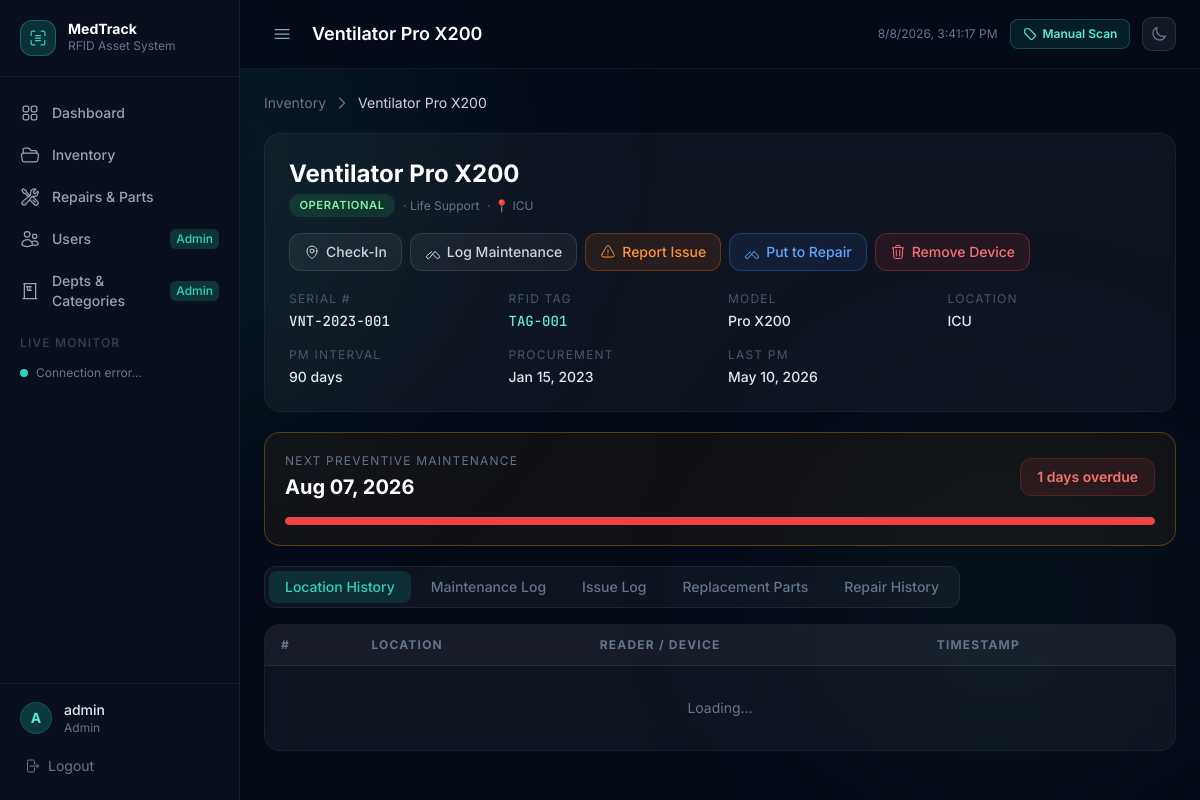
Screenshot of /device.php?id=1 (signed in) with the database file from the repository.
### tables this page shows
CREATE TABLE IF NOT EXISTS equipment (
  equipment_id        INT AUTO_INCREMENT PRIMARY KEY,
  rfid_tag_id         VARCHAR(100) UNIQUE,
  name                VARCHAR(200) NOT NULL,
  serial_number       VARCHAR(100),
  model               VARCHAR(150),
  description         TEXT NULL,
  category            VARCHAR(200) DEFAULT 'Other',
  status              ENUM('OPERATIONAL','PM_DUE','IN_REPAIR','NEEDS_ATTENTION','DECOMMISSIONED') DEFAULT 'OPERATIONAL',
  current_location    VARCHAR(200),
  pm_interval_days    INT DEFAULT 90,
  last_maintenance_date DATE,
  next_pm_date        DATE,
  procurement_date    DATE,
  notes               TEXT,
  created_at          TIMESTAMP DEFAULT CURRENT_TIMESTAMP,
  updated_at          TIMESTAMP DEFAULT CURRENT_TIMESTAMP ON UPDATE CURRENT_TIMESTAMP
);

### includes/auth.php (called while the page is built, shortened)
<?php
function currentUser(): array {
    return [
        'user_id'  => $_SESSION['user_id']  ?? null,
        'username' => $_SESSION['username'] ?? 'Guest',
        'role'     => $_SESSION['role']     ?? 'engineer',
    ];
}
function isAdmin(): bool {
    return ($_SESSION['role'] ?? '') === 'admin';
}
function canDelete(): bool {
    return isAdmin();
}

### device.php (the view, shortened to what this page needs)
<?php
require_once __DIR__ . '/includes/auth.php';
$db  = getDB();
$id  = intval($_GET['id'] ?? 0);
$stmt = $db->prepare('SELECT * FROM equipment WHERE equipment_id = ?');
$stmt->execute([$id]);
$eq = $stmt->fetch();
$today    = new DateTime();
$nextPmDt = $eq['next_pm_date'] ? new DateTime($eq['next_pm_date']) : null;
$daysTopm = $nextPmDt ? $today->diff($nextPmDt)->days * ($nextPmDt > $today ? 1 : -1) : null;
$pageTitle = htmlspecialchars($eq['name']);
include __DIR__ . '/includes/header.php';
function statusBadge(string $s): string {
    $map = ['OPERATIONAL'=>'badge-operational','PM_DUE'=>'badge-pm-due',
            'IN_REPAIR'=>'badge-in-repair','NEEDS_ATTENTION'=>'badge-needs-attention','DECOMMISSIONED'=>'badge-decommissioned'];
    return '<span class="badge '.($map[$s]??'badge-decommissioned').'">'.$s.'</span>';
}
?>
<div class="flex items-center gap-2 text-sm text-slate-500 mb-5">
  <a href="/inventory.php" class="hover:text-teal-400 transition-colors">Inventory</a>
  <svg class="w-4 h-4" fill="none" viewBox="0 0 24 24" stroke="currentColor" stroke-width="2"><path stroke-linecap="round" stroke-linejoin="round" d="m8.25 4.5 7.5 7.5-7.5 7.5"/></svg>
  <span class="text-slate-300"><?= htmlspecialchars($eq['name']) ?></span>
</div>
<div class="glass rounded-2xl p-6 border border-white/5 mb-5">
  <div class="flex flex-wrap items-start justify-between gap-4 mb-5">
    <div>
      <h2 class="text-2xl font-bold text-white mb-1"><?= htmlspecialchars($eq['name']) ?></h2>
      <div class="flex items-center gap-2 flex-wrap">
        <?= statusBadge($eq['status']) ?>
        <span class="text-xs text-slate-500">· <?= htmlspecialchars($eq['category']) ?></span>
        <?php if ($eq['current_location']): ?>
        <span class="text-xs text-slate-500">· 📍 <?= htmlspecialchars($eq['current_location']) ?></span>
        <?php endif; ?>
      </div>
    </div>
    <div class="flex gap-2 flex-wrap items-center">
      <button onclick="openCheckinModal()" class="px-3.5 py-2 rounded-xl text-sm font-medium bg-white/5 hover:bg-white/10 border border-white/10 text-slate-300 transition-colors flex items-center gap-1.5">
        Check-In
      </button>
      <button onclick="openMaintenanceModal()" class="px-3.5 py-2 rounded-xl text-sm font-medium bg-white/5 hover:bg-white/10 border border-white/10 text-slate-300 transition-colors flex items-center gap-1.5">
        Log Maintenance
      </button>
      <button onclick="openReportIssueModal()" class="px-3.5 py-2 rounded-xl text-sm font-medium border border-orange-500/30 text-orange-400 bg-orange-500/10 hover:bg-orange-500/20 transition-colors flex items-center gap-1.5">
        Report Issue
      </button>
      <?php if ($eq['status'] !== 'IN_REPAIR'): ?>
      <button onclick="openPutToRepairModal(EQ_ID, '<?= addslashes($eq['name']) ?>', '<?= addslashes($eq['serial_number'] ?? '') ?>', '<?= addslashes($eq['current_location'] ?? '') ?>')" class="px-3.5 py-2 rounded-xl text-sm font-medium border border-blue-500/30 text-blue-400 bg-blue-500/10 hover:bg-blue-500/20 transition-colors flex items-center gap-1.5">
        Put to Repair
      </button>
      <?php endif; ?>
      <?php if (canDelete()): ?>
      <button onclick="removeCurrentDevice()" class="px-3.5 py-2 rounded-xl text-sm font-medium border border-red-500/30 text-red-400 bg-red-500/10 hover:bg-red-500/20 transition-colors flex items-center gap-1.5">
        Remove Device
      </button>
      <?php endif; ?>
    </div>
  </div>
  <div class="grid grid-cols-2 md:grid-cols-4 gap-4">
    <?php
    $fields = [
      ['Serial #',       $eq['serial_number']   ?? '—', 'font-mono'],
      ['RFID Tag',       $eq['rfid_tag_id']      ?? '—', 'font-mono text-teal-300'],
      ['Model',          $eq['model']            ?? '—', ''],
      ['Location',       $eq['current_location'] ?? '—', ''],
      ['PM Interval',    ($eq['pm_interval_days'] ?? '—') . ' days', ''],
      ['Procurement',    $eq['procurement_date']  ? date('M d, Y', strtotime($eq['procurement_date'])) : '—', ''],
      ['Last PM',        $eq['last_maintenance_date'] ? date('M d, Y', strtotime($eq['last_maintenance_date'])) : '—', ''],
    ];
    foreach ($fields as [$lbl, $val, $cls]):
    ?>
    <div>
      <p class="text-xs text-slate-600 uppercase tracking-widest mb-1"><?= $lbl ?></p>
      <p class="text-sm font-medium text-slate-200 <?= $cls ?>"><?= htmlspecialchars($val) ?></p>
    </div>
    <?php endforeach; ?>
  </div>
</div>
<?php if ($nextPmDt): ?>
<div class="glass rounded-2xl p-5 border mb-5 <?= $daysTopm !== null && $daysTopm <= 7 ? 'border-amber-500/30 bg-amber-500/5' : 'border-white/5' ?>">
  <div class="flex flex-wrap items-center justify-between gap-4">
    <div>
      <p class="text-xs text-slate-500 uppercase tracking-widest mb-1">Next Preventive Maintenance</p>
      <p class="text-xl font-bold text-white"><?= $nextPmDt->format('M d, Y') ?></p>
    </div>
    <?php if ($daysTopm !== null):
      $dLabel = $daysTopm < 0 ? abs($daysTopm) . ' days overdue' : ($daysTopm === 0 ? 'Due Today' : $daysTopm . ' days remaining');
      $dClass = $daysTopm < 0 ? 'text-red-400 bg-red-500/10 border-red-500/20' : ($daysTopm <= 7 ? 'text-amber-400 bg-amber-500/10 border-amber-500/20' : 'text-teal-400 bg-teal-500/10 border-teal-500/20');
    ?>
    <div class="px-4 py-2 rounded-xl border <?= $dClass ?> font-semibold text-sm"><?= $dLabel ?></div>
    <?php endif; ?>
  </div>
  <?php if ($daysTopm !== null): ?>
  <div class="mt-4 h-2 bg-slate-800 rounded-full overflow-hidden">
    <?php
    $total = $eq['pm_interval_days'] ?: 90;
    $done  = max(0, $total - max(0, $daysTopm));
    $pct   = min(100, round($done / $total * 100));
    $bar   = $daysTopm < 0 ? 'bg-red-500' : ($daysTopm <= 7 ? 'bg-amber-500' : 'bg-teal-500');
    ?>
    <div class="h-full <?= $bar ?> rounded-full transition-all" style="width:<?= $pct ?>%"></div>
  </div>
  <?php endif; ?>
</div>
<?php endif; ?>
<div class="flex gap-1 mb-4 p-1 rounded-xl" style="background:rgba(255,255,255,0.04); border:1px solid rgba(255,255,255,0.07); width:fit-content">
  <?php foreach (['location'=>'Location History','maintenance'=>'Maintenance Log','issues'=>'Issue Log','parts'=>'Replacement Parts','repairs'=>'Repair History'] as $tab=>$label): ?>
  <button id="tab-<?= $tab ?>" onclick="switchTab('<?= $tab ?>')"
    class="px-4 py-1.5 rounded-lg text-sm font-medium transition-all duration-150 tab-btn">
    <?= $label ?>
  </button>
  <?php endforeach; ?>
</div>
<div id="panel-location" class="glass rounded-2xl border border-white/5 overflow-hidden">
  <div class="overflow-x-auto">
    <table class="w-full text-sm">
      <thead><tr style="background:rgba(255,255,255,0.03);border-bottom:1px solid rgba(255,255,255,0.07)">
        <th class="text-left px-4 py-3 text-xs text-slate-500 uppercase tracking-widest">#</th>
        <th class="text-left px-4 py-3 text-xs text-slate-500 uppercase tracking-widest">Location</th>
        <th class="text-left px-4 py-3 text-xs text-slate-500 uppercase tracking-widest">Reader / Device</th>
        <th class="text-left px-4 py-3 text-xs text-slate-500 uppercase tracking-widest">Timestamp</th>
      </tr></thead>
      <tbody id="locationBody"><tr><td colspan="4" class="text-center py-8 text-slate-500">Loading…</td></tr></tbody>
    </table>
  </div>
</div>
<?php include __DIR__ . '/includes/footer.php'; ?>

### includes/header.php (shortened to what this page needs)
<?php
require_once __DIR__ . '/auth.php';
$user = currentUser();
$page = basename($_SERVER['PHP_SELF'], '.php');
function isActive(string $p): string {
    global $page;
    return $page === $p ? 'bg-teal-600/20 text-teal-300 border-r-2 border-teal-500' : 'text-slate-400 hover:text-slate-200 hover:bg-slate-800/60';
}
?>
<!DOCTYPE html>
<html lang="en">
<head>
  <script src="https://cdn.tailwindcss.com"></script>
</head>
<body class="min-h-screen flex">
<div class="fixed inset-0 overflow-hidden pointer-events-none z-0">
  <div class="absolute bottom-0 right-0 w-[400px] h-[400px] rounded-full bg-teal-900/10 blur-[100px]"></div>
</div>
<aside id="appSidebar" class="fixed top-0 left-0 h-full w-60 flex flex-col z-20"
       style="background:#0a0f1e; border-right:1px solid rgba(255,255,255,0.06);">
  <div class="px-5 py-5 border-b sidebar-logo-box" style="border-color:rgba(255,255,255,0.06)">
    <div class="flex items-center gap-3">
      <div class="w-9 h-9 rounded-xl bg-teal-600/25 border border-teal-500/40 flex items-center justify-center flex-shrink-0">
      </div>
      <div class="sidebar-label">
        <p class="font-bold text-white text-sm leading-none">MedTrack</p>
        <p class="text-xs text-slate-500 mt-0.5">RFID Asset System</p>
      </div>
    </div>
  </div>
  <nav class="flex-1 py-4 px-2 space-y-0.5 overflow-y-auto">
    <a href="/dashboard.php" title="Dashboard"
       class="flex items-center gap-3 px-3 py-2.5 rounded-xl text-sm font-medium transition-all duration-150 <?= isActive('dashboard') ?>">
      <span class="sidebar-label">Dashboard</span>
    </a>
    <a href="/inventory.php" title="Inventory"
       class="flex items-center gap-3 px-3 py-2.5 rounded-xl text-sm font-medium transition-all duration-150 <?= isActive('inventory') ?>">
      <span class="sidebar-label">Inventory</span>
    </a>
    <a href="/repairs.php" title="Repairs & Parts"
       class="flex items-center gap-3 px-3 py-2.5 rounded-xl text-sm font-medium transition-all duration-150 <?= isActive('repairs') ?>">
      <span class="sidebar-label">Repairs & Parts</span>
    </a>
    <?php if (isAdmin()): ?>
    <a href="/admin/users.php" title="Users"
       class="flex items-center gap-3 px-3 py-2.5 rounded-xl text-sm font-medium transition-all duration-150 <?= isActive('users') ?>">
      <span class="sidebar-label flex items-center justify-between w-full">
        Users
        <span class="ml-auto text-xs bg-teal-900/60 text-teal-400 px-1.5 py-0.5 rounded-md">Admin</span>
      </span>
    </a>
    <a href="/admin/departments.php" title="Departments & Categories"
       class="flex items-center gap-3 px-3 py-2.5 rounded-xl text-sm font-medium transition-all duration-150 <?= isActive('departments') ?>">
      <svg class="w-5 h-5 flex-shrink-0" fill="none" viewBox="0 0 24 24" stroke="currentColor" stroke-width="1.5">
        <path stroke-linecap="round" stroke-linejoin="round" d="M3.75 21h16.5M4.5 3h15M5.25 3v18m13.5-18v18M9 6.75h1.5s1.5 0 1.5 1.5v1.5c0 1.5-1.5 1.5-1.5 1.5H9m0-4.5H7.5m1.5 0v4.5m0-4.5h4.5m-4.5 4.5h4.5"/>
      </svg>
      <span class="sidebar-label flex items-center justify-between w-full">
        Depts & Categories
        <span class="ml-auto text-xs bg-teal-900/60 text-teal-400 px-1.5 py-0.5 rounded-md">Admin</span>
      </span>
    </a>
    <?php endif; ?>
    <div class="pt-3 pb-1 px-3 sidebar-label">
      <p class="text-xs text-slate-700 uppercase tracking-widest font-medium">Live Monitor</p>
    </div>
    <div class="flex items-center gap-2 px-3 py-2" title="Live status polling">
      <span class="live-dot w-2 h-2 rounded-full bg-teal-400 flex-shrink-0"></span>
      <span class="text-xs text-slate-500 sidebar-label" id="sidebarPollStatus">Polling…</span>
    </div>
  </nav>
  <div class="px-3 py-4 border-t" style="border-color:rgba(255,255,255,0.06)">
    <div class="flex items-center gap-3 mb-3 px-2 sidebar-user-box">
      <div class="w-8 h-8 rounded-full bg-teal-700/40 border border-teal-600/30 flex items-center justify-center flex-shrink-0 text-teal-300 font-bold text-sm" title="<?= htmlspecialchars($user['username']) ?>">
        <?= strtoupper(substr($user['username'], 0, 1)) ?>
      </div>
      <div class="min-w-0 sidebar-label">
        <p class="text-sm font-medium text-slate-200 truncate"><?= htmlspecialchars($user['username']) ?></p>
        <p class="text-xs text-slate-500 capitalize"><?= htmlspecialchars($user['role']) ?></p>
      </div>
    </div>
    <a href="/logout.php" title="Logout"
       class="flex items-center gap-2 px-3 py-2 rounded-xl text-sm text-slate-500 hover:text-red-400 hover:bg-red-500/10 transition-all duration-150">
      <svg class="w-4 h-4 flex-shrink-0" fill="none" viewBox="0 0 24 24" stroke="currentColor" stroke-width="1.5">
        <path stroke-linecap="round" stroke-linejoin="round" d="M15.75 9V5.25A2.25 2.25 0 0 0 13.5 3h-6a2.25 2.25 0 0 0-2.25 2.25v13.5A2.25 2.25 0 0 0 7.5 21h6a2.25 2.25 0 0 0 2.25-2.25V15m3 0 3-3m0 0-3-3m3 3H9"/>
      </svg>
      <span class="sidebar-label">Logout</span>
    </a>
  </div>
</aside>
<div id="mainWrapper" class="flex-1 ml-60 min-h-screen relative z-10">
  <header class="sticky top-0 z-10 flex items-center justify-between px-6 py-4"
          style="background:rgba(6,11,24,0.85); backdrop-filter:blur(12px); border-bottom:1px solid rgba(255,255,255,0.05);">
    <div class="flex items-center gap-3">
      <button onclick="toggleSidebar()" class="p-2 rounded-xl text-slate-400 hover:text-white hover:bg-white/5 transition-colors" title="Toggle sidebar">
        <svg class="w-5 h-5" fill="none" viewBox="0 0 24 24" stroke="currentColor" stroke-width="1.5">
          <path stroke-linecap="round" stroke-linejoin="round" d="M3.75 6.75h16.5M3.75 12h16.5m-16.5 5.25h16.5"/>
        </svg>
      </button>
      <h2 class="text-lg font-semibold text-white"><?= htmlspecialchars($pageTitle ?? 'Dashboard') ?></h2>
    </div>
    <div class="flex items-center gap-3">
      <span class="text-xs text-slate-500" id="topbarTime"></span>
      <button onclick="openManualScanModal()" class="flex items-center gap-1.5 px-3 py-1.5 rounded-lg text-xs font-semibold bg-teal-600/15 hover:bg-teal-600/25 text-teal-300 border border-teal-500/30 transition-colors" title="Manually look up a machine by tag ID or serial number">
        Manual Scan
      </button>
      <button id="themeToggle" onclick="toggleTheme()" title="Toggle light/dark theme">
      </button>
    </div>
  </header>
  <main class="p-6">

### includes/header.php (style rules this page uses)
body { font-family:'Inter',sans-serif; background:#060B18; color:#e2e8f0; }
.glass { background: rgba(255,255,255,0.04); backdrop-filter: blur(12px); -webkit-backdrop-filter: blur(12px); border: 1px solid rgba(255,255,255,0.07); }
.live-dot { animation: livePulse 1.4s ease-in-out infinite; }
.badge { display:inline-flex; align-items:center; gap:0.35rem; padding:0.2rem 0.65rem; border-radius:9999px; font-size:0.7rem; font-weight:600; letter-spacing:0.05em; text-transform:uppercase; white-space:nowrap; }
.badge-operational { background:rgba(34,197,94,0.15); color:#86efac; }
#themeToggle { width:2.1rem; height:2.1rem; border-radius:0.6rem; background:rgba(255,255,255,0.06); border:1px solid rgba(255,255,255,0.1); cursor:pointer; display:flex; align-items:center; justify-content:center; transition:all 0.2s; color:#64748b; flex-shrink:0; }
#appSidebar { transition: width 0.3s cubic-bezier(0.16, 1, 0.3, 1); }
#mainWrapper { transition: margin-left 0.3s cubic-bezier(0.16, 1, 0.3, 1); }

### rows the page displays
equipment: name "Ventilator Pro X200", status "OPERATIONAL", category "Life Support", current_location "ICU", next_pm_date "Aug 07, 2026"

### other values shown
substr($user['username'], 0, 1) "A"
$user['username'] "admin"
$user['role'] "Admin"
$lbl "SERIAL #"
$val "VNT-2023-001"
$lbl "RFID TAG"
$val "TAG-001"
$lbl "MODEL"
$val "Pro X200"
$lbl "LOCATION"
$val "ICU"
$lbl "PM INTERVAL"
$val "90 days"
$lbl "PROCUREMENT"
$val "Jan 15, 2023"
